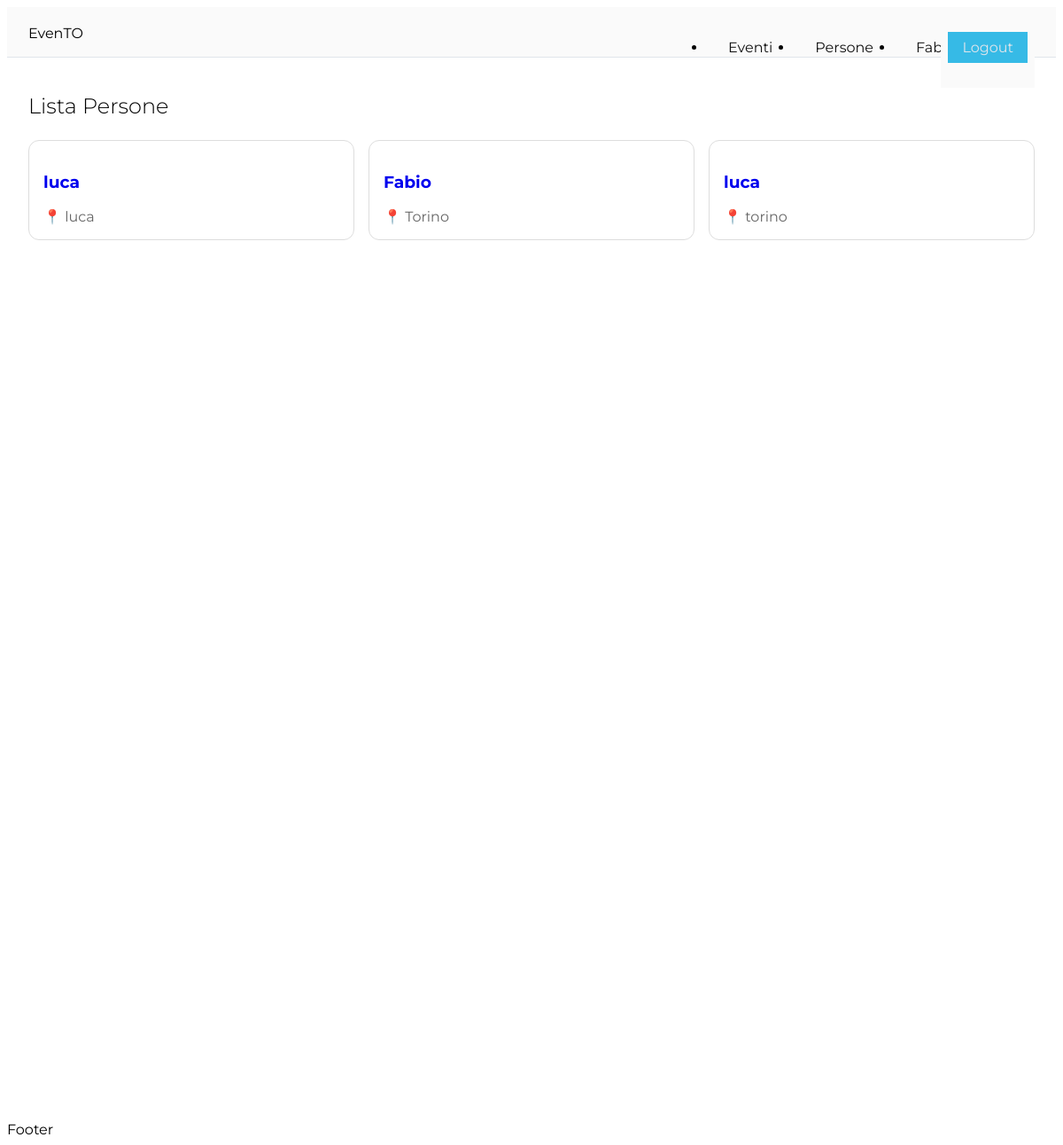
The page /people.php (signed in) on the database its author committed.
### tables this page shows
CREATE TABLE users (
        id INTEGER PRIMARY KEY AUTOINCREMENT,
        email TEXT UNIQUE,
        password TEXT,
        name TEXT,
        instagram TEXT,
        city TEXT,
        birthday DATE
    );

### people.php (the view, shortened to what this page needs)
<?php
include_once 'db.php';
$stmt = $pdo->prepare("SELECT id, name, city FROM users");
$stmt->execute();
$users = $stmt->fetchAll(PDO::FETCH_ASSOC);
?>
<!DOCTYPE html>
<html lang="en">
<head>
    <link rel="stylesheet" href="https://cdnjs.cloudflare.com/ajax/libs/meyer-reset/2.0/reset.min.css"
 />
    <link rel="stylesheet" href="main.css">
    <link rel="stylesheet" href="events.css">
</head>
<body>
    <header>
        <div class="container">
            <div class="logo">
                EvenTO
            </div>
            <div class="menu">
                <?php include("menu.php"); ?>
            </div>
        </div>
    </header>
    <div class="page-content">
        <h1>Lista Persone</h1>
        <div class="events" style="margin-top: 1.5rem;">
            <?php foreach ($users as $user): ?>
                <article class="event-card">
                    <h3>
                        <a href="user.php?id=<?= (int)$user['id'] ?>">
                            <?= htmlspecialchars($user['name']) ?>
                        </a>
                    </h3>
                    <div class="meta">
                        <?php if (!empty($user['city'])): ?>
                            <span>
                                📍 <?= htmlspecialchars($user['city']) ?>
                            </span>
                        <?php endif; ?>
                    </div>
                </article>
            <?php endforeach; ?>
        </div>
    </div>
    <footer>
        Footer
    </footer>
</body>
</html>

### main.css (style rules this page uses)
html { font-family: "Montserrat", sans-serif; font-size: 16px; overflow-x: hidden; }
a { display: inline-block; text-decoration: none; }
header { position: -webkit-sticky; position: sticky; top: 0; height: 3.5rem; width: 100%; background: #fafafa; }
header .container { position: absolute; -webkit-box-sizing: border-box; box-sizing: border-box; top: 0; left: 0; -webkit-transform: translateX(0); transform: translateX(0); display: -webkit-box; display: -ms-flexbox; display: flex; -webkit-box-orient: horizontal; -webkit-box-direction: normal; -ms-flex-direction: row; flex-direction: row; -webkit-box-align: center; -ms-flex-align: center; align-items: center; -webkit-box-pack: justify; -ms-flex-pack: justify; justify-content: space-between; width: 100%; max-width: 1200px; padding: 0 1.5rem; margin: 0 auto; border-bottom: 1px solid #e0e5eb; background: #fafafa; }
header .container > .logo { height: 1rem; padding: 1.25rem 0; }
header .container .menu { position: absolute; z-index: -1; top: 3.5rem; -webkit-transform: translateX(calc(-100vw - 3rem)); transform: translateX(calc(-100vw - 3rem)); display: -ms-grid; display: grid; -ms-grid-columns: 1fr; grid-template-columns: 1fr; -ms-grid-rows: (max-content)[2]; grid-template-rows: repeat(2, -webkit-max-content); grid-template-rows: repeat(2, max-content); width: 100%; background: #fafafa; -webkit-transition: 0.22s ease-in-out; transition: 0.22s ease-in-out; }
header .container .menu::after { content: ""; position: absolute; z-index: -1; height: 100vh; width: 100vw; background: #fafafa; }
@media only screen and (min-width: 680px) { header { height: 6.5rem; border-bottom: 1px solid #e0e5eb; } }
@media only screen and (min-width: 680px) { header .container { left: 50%; -webkit-transform: translate(-50%, 0); transform: translate(-50%, 0); -webkit-box-pack: start; -ms-flex-pack: start; justify-content: flex-start; border: none; } }
@media only screen and (min-width: 680px) { header .container .menu { z-index: unset; top: 0; left: 0; -webkit-transform: translateX(0); transform: translateX(0); display: -ms-grid; display: grid; -ms-grid-columns: auto max-content; grid-template-columns: auto -webkit-max-content; grid-template-columns: auto max-content; -ms-grid-rows: 3.5rem 3rem; grid-template-rows: 3.5rem 3rem; background: none; -webkit-transition: none; transition: none; } }
@media only screen and (min-width: 680px) { header .container .menu::after { display: none; } }
@media only screen and (min-width: 1040px) { header { height: 3.5rem; } }
@media only screen and (min-width: 1040px) { header .container .menu { -webkit-box-sizing: border-box; box-sizing: border-box; -ms-grid-columns: 4rem auto max-content; grid-template-columns: 4rem auto -webkit-max-content; grid-template-columns: 4rem auto max-content; -ms-grid-rows: 1fr; grid-template-rows: 1fr; height: 3.5rem; padding: 0 1.5rem; -webkit-transition: none; transition: none; } }
.page-content { -webkit-box-sizing: border-box; box-sizing: border-box; min-height: 1200px; max-width: 1200px; margin: 0 auto; padding: 1rem 1.5rem; }
.page-content h1 { margin-top: 1.5rem; font-size: 1.5rem; font-weight: 300; word-break: break-all; }

### events.css (style rules this page uses)
.events { display: grid; gap: 16px; grid-template-columns: repeat(auto-fit, minmax(300px, 1fr)); }
.event-card { border: 1px solid #ddd; border-radius: 12px; padding: 16px; }
.meta { display: flex; flex-wrap: wrap; gap: 10px; color: #666; }

### rows shown on the page
users: name "luca", city "luca"
users: name "Fabio", city "Torino"
users: name "luca", city "torino"

### other values the page prints
$_SESSION['name'] "Fabio"
